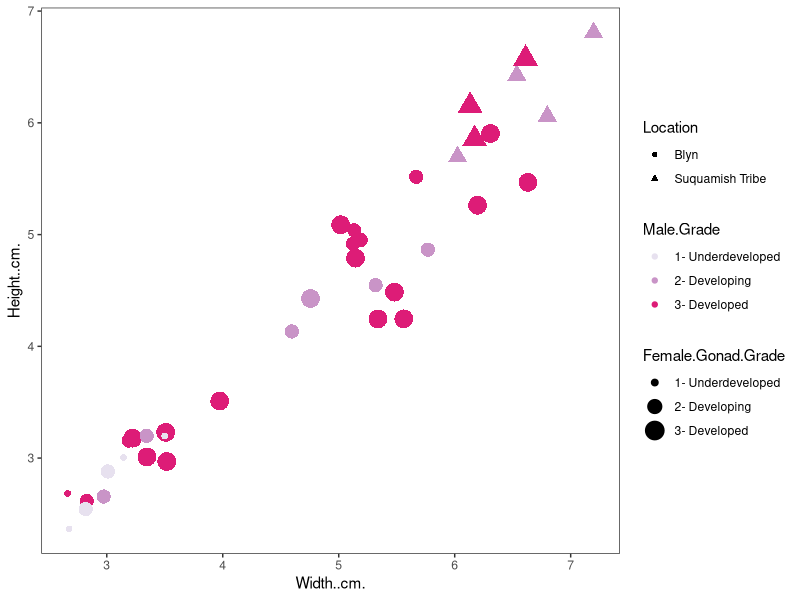
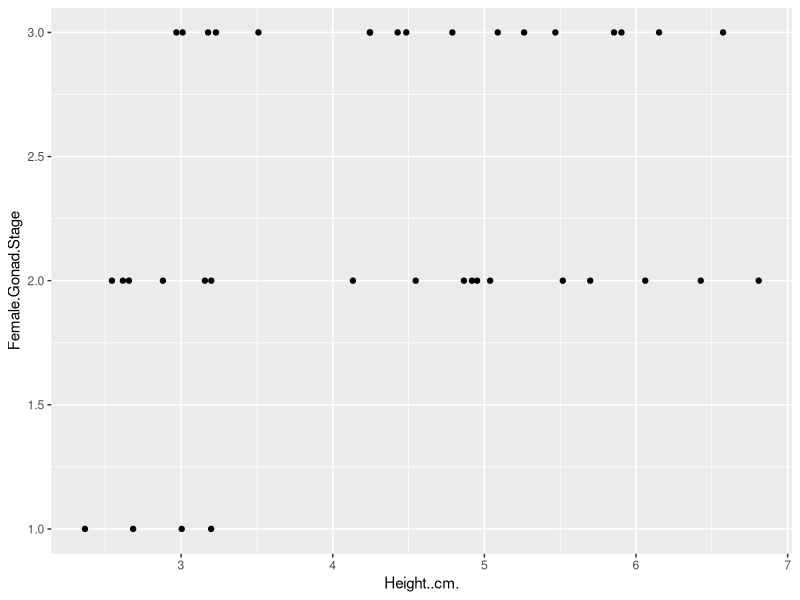
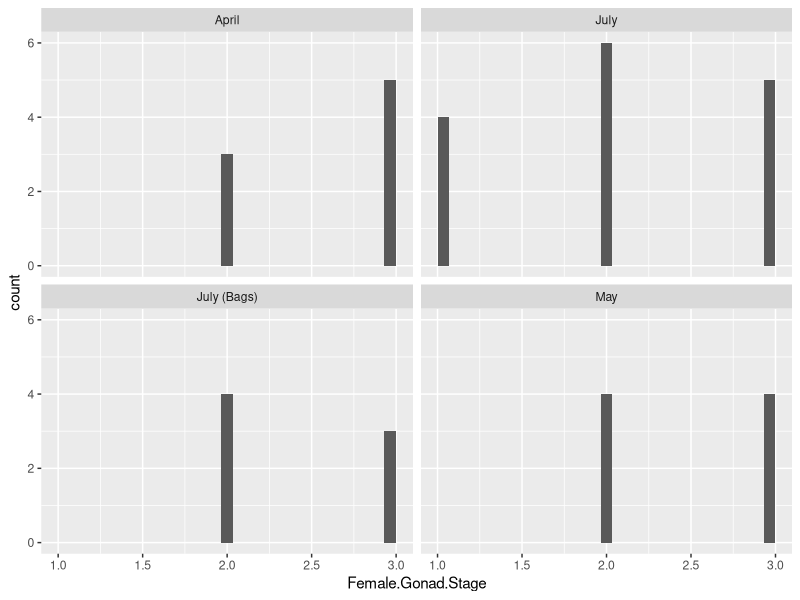
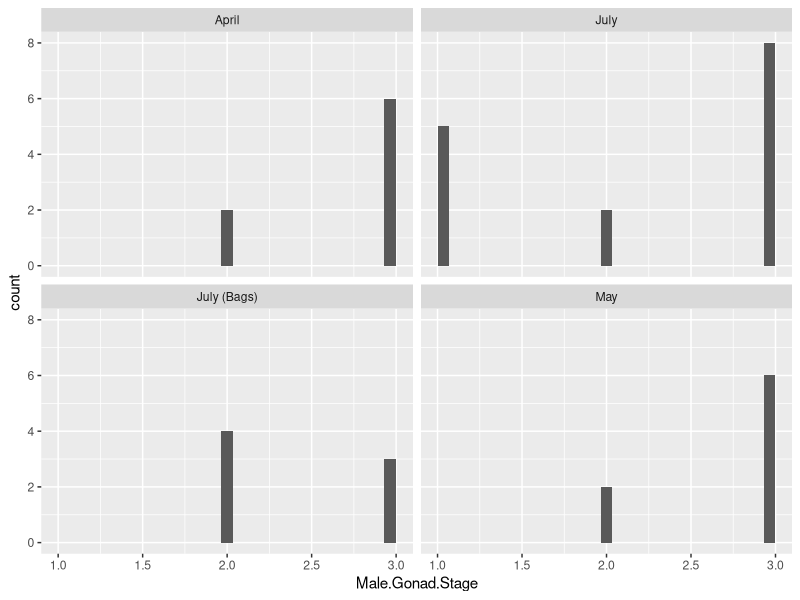
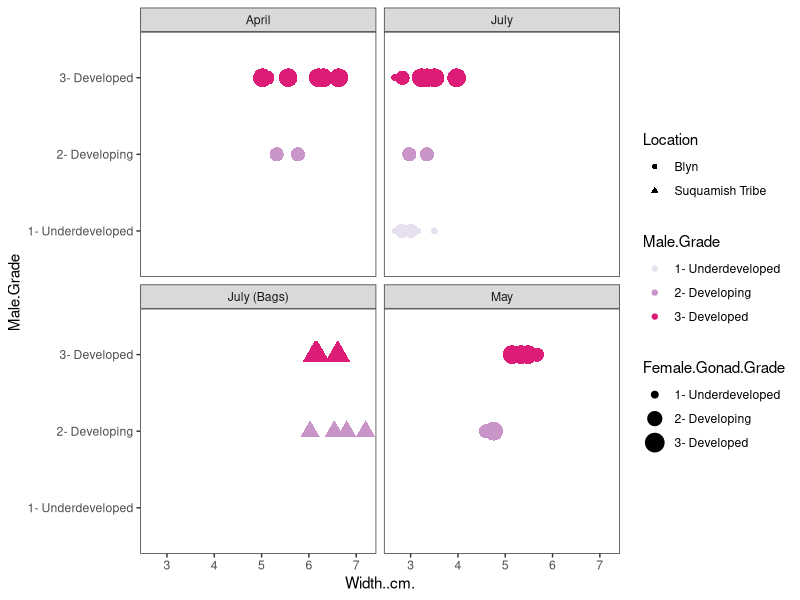
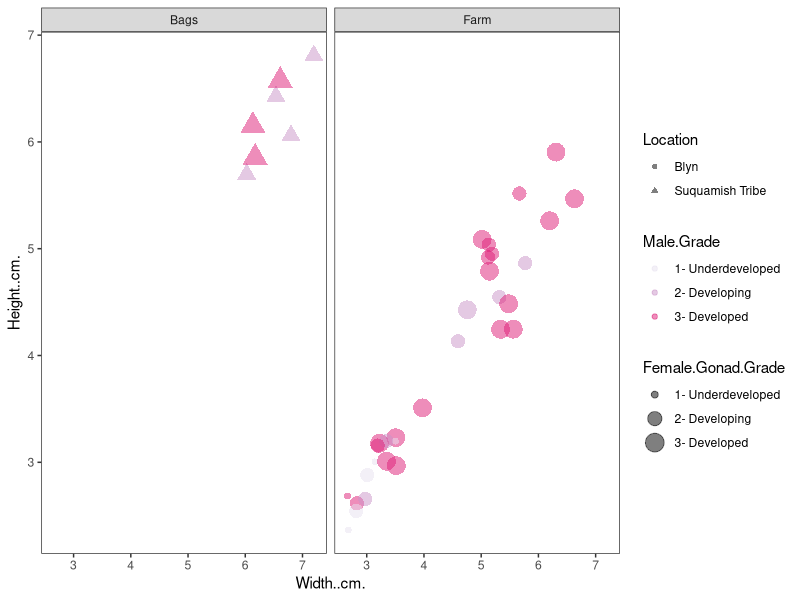
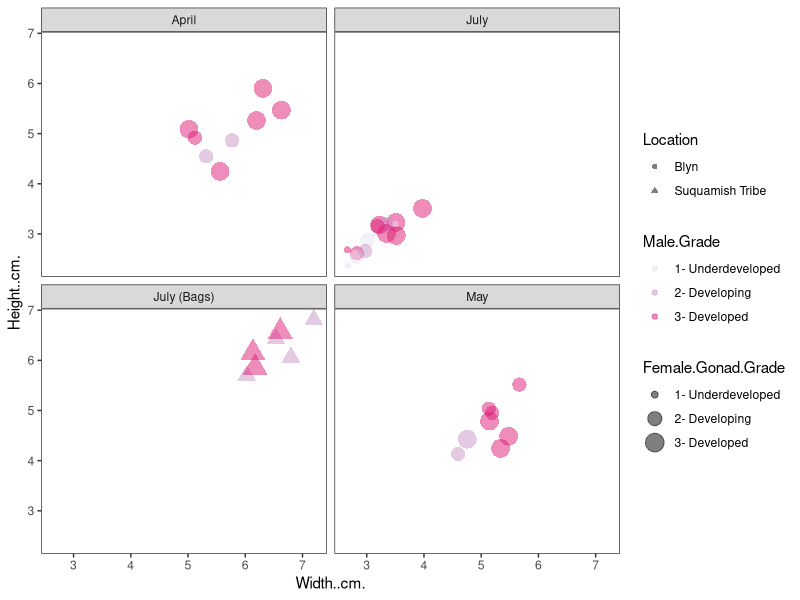
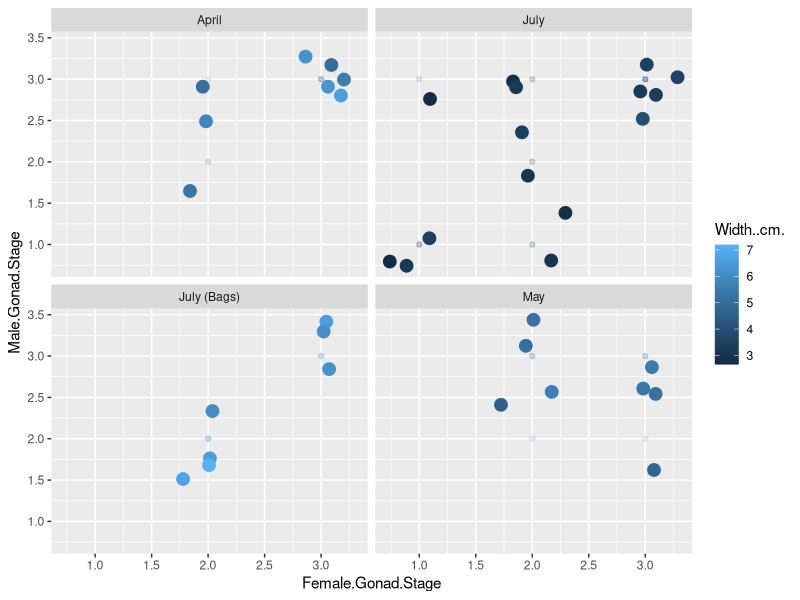

The R script that drew these images, in order:
## ---- chunk 1
library(tidyverse)
## ---- chunk 2
CockleData <- read.csv("../data/CockleData.csv")
## ---- chunk 3
ggplot(CockleData, aes(`Width..cm.`,`Height..cm.`,colour=`Male.Grade`,size=`Female.Gonad.Grade`,shape=Location))+geom_point()+
theme_bw()+theme(panel.grid.major = element_blank(),
                panel.grid.minor = element_blank())+scale_colour_brewer(palette = 11)
## ---- chunk 4
ggplot(CockleData, aes(x = Height..cm., y = Female.Gonad.Stage)) +
  geom_point()
## ---- chunk 5
ggplot(CockleData, aes(x = Female.Gonad.Stage)) +
  geom_histogram(bins = 30) +
  facet_wrap(~Date)
## ---- chunk 6
ggplot(CockleData, aes(x = Male.Gonad.Stage)) +
  geom_histogram(bins = 30) +
  facet_wrap(~Date)
## ---- chunk 7
ggplot(CockleData, aes(`Width..cm.`,`Male.Grade`,colour=`Male.Grade`,size=`Female.Gonad.Grade`,shape=Location))+geom_point()+
theme_bw()+theme(panel.grid.major = element_blank(),
                panel.grid.minor = element_blank())+scale_colour_brewer(palette = 11) +
  facet_wrap(~Date)
## ---- chunk 8
ggplot(CockleData, aes(`Width..cm.`,`Height..cm.`,colour=`Male.Grade`,size=`Female.Gonad.Grade`,shape=Location ))+geom_point(alpha = 0.5)+
theme_bw()+theme(panel.grid.major = element_blank(),
                panel.grid.minor = element_blank())+scale_colour_brewer(palette = 11) +
  facet_wrap(~Location.Type)
  
## ---- chunk 9
ggplot(CockleData, aes(`Width..cm.`,`Height..cm.`,colour=`Male.Grade`,size=`Female.Gonad.Grade`,shape=Location ))+geom_point(alpha = 0.5)+
theme_bw()+theme(panel.grid.major = element_blank(),
                panel.grid.minor = element_blank())+scale_colour_brewer(palette = 11) +
  facet_wrap(~Date)
  
## ---- chunk 10
ggplot(CockleData, aes(x = Female.Gonad.Stage, y = Male.Gonad.Stage, color = Width..cm.)) +
  geom_point(alpha = .1) +
  geom_jitter(size = 4, width = 0.3, height = 0.5) +
  facet_wrap(~Date)
## ---- chunk 11
ggplot(CockleData, aes(fill=Female.Gonad.Stage, y=Male.Gonad.Stage, x=Date)) + 
    geom_bar(position="stack", stat="identity")
